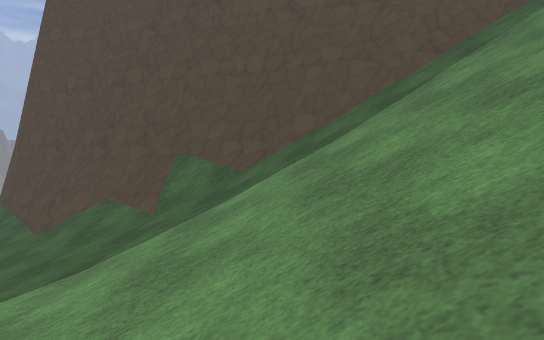
[1] (above)

19 first-person views from a walk through a level from a Godot 3-D game. The camera is 1.2 m above the floor, looks level and sees 75° across. The floor is counted in squares, 2 m on a side. Each view is taken from the middle of a square. On the plan, view 1 faces up. The plan holds only what a view shows up to about 10 squares ahead; the rest is blank. The place goes on beyond the plan. Surface patterns are stand-ins for the level's own textures.

[2]
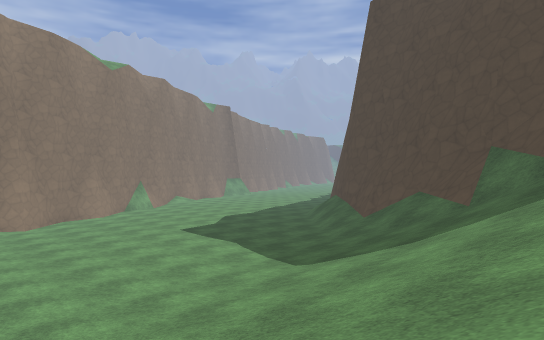

[3]
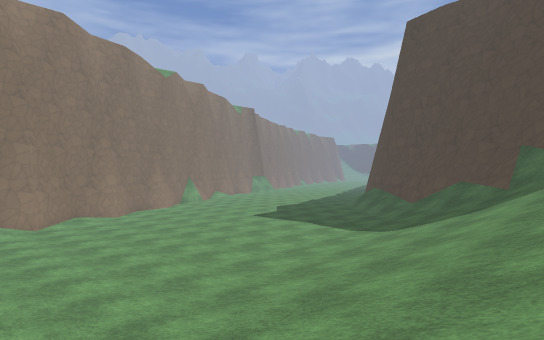

[4]
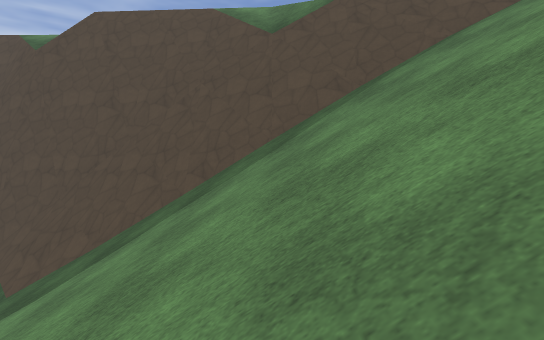

[5]
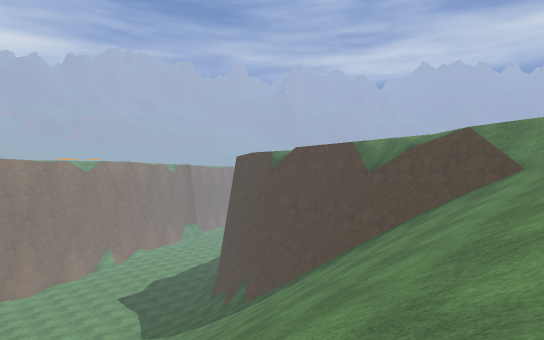

[6]
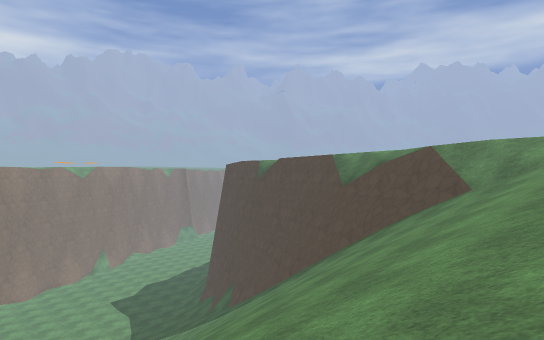

[7]
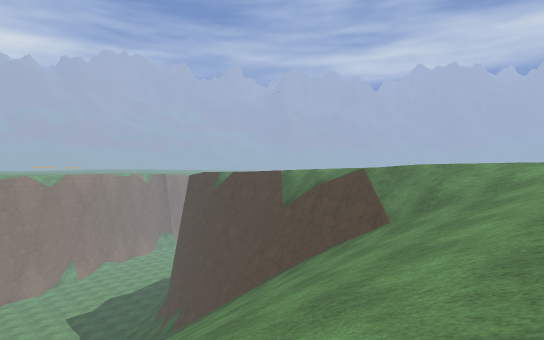

[8]
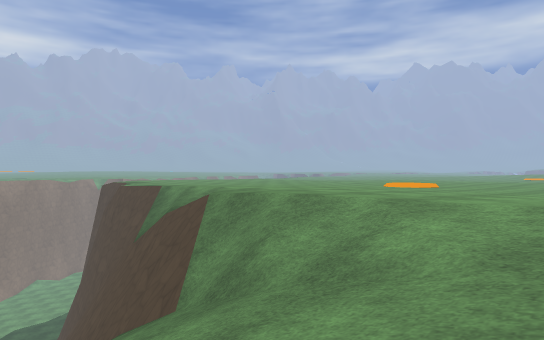

[9]
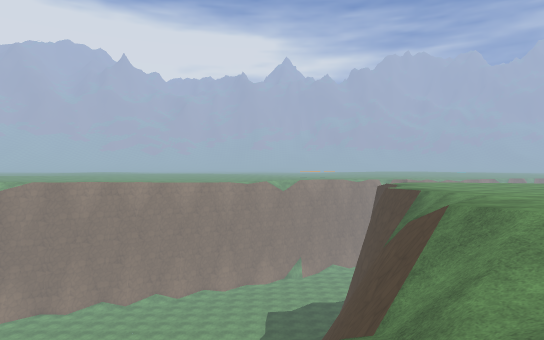

[10]
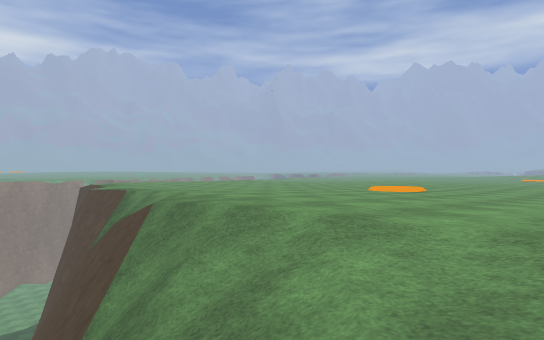

[11]
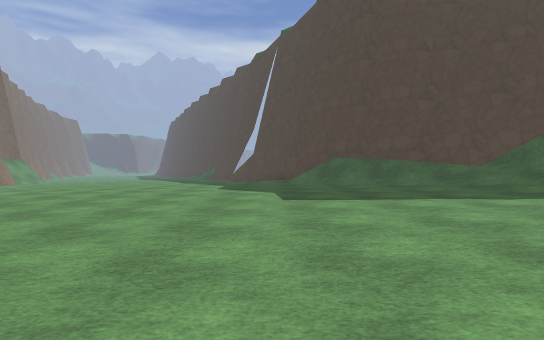

[12]
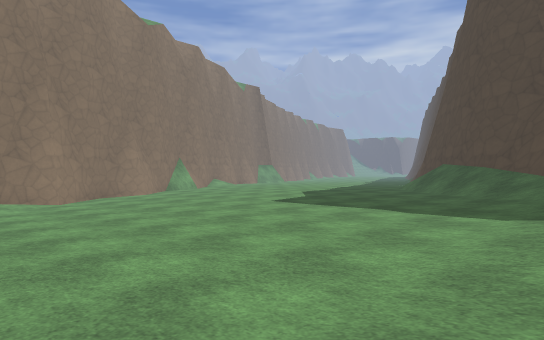

[13]
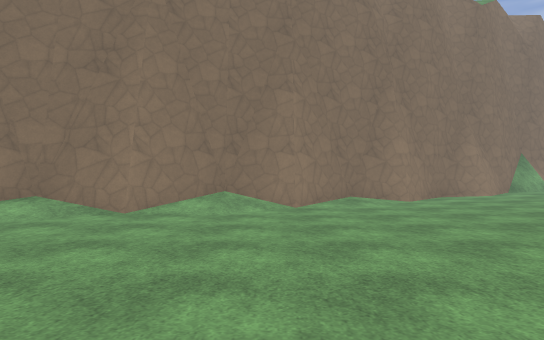

[14]
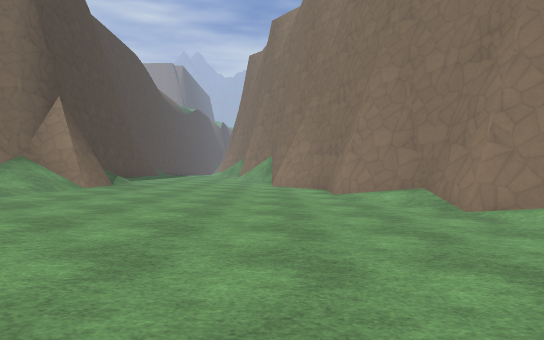

[15]
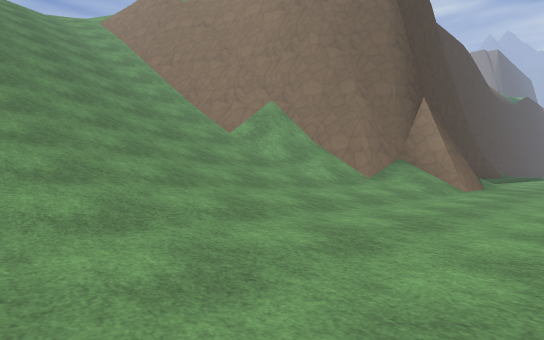

[16]
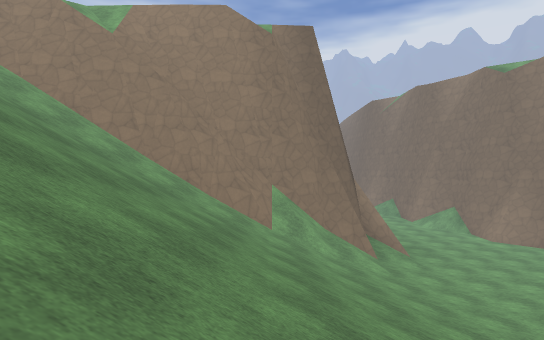

[17]
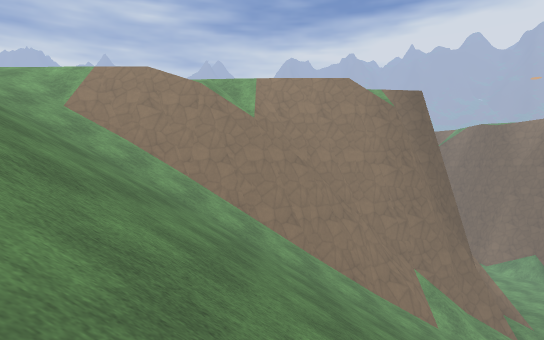

[18]
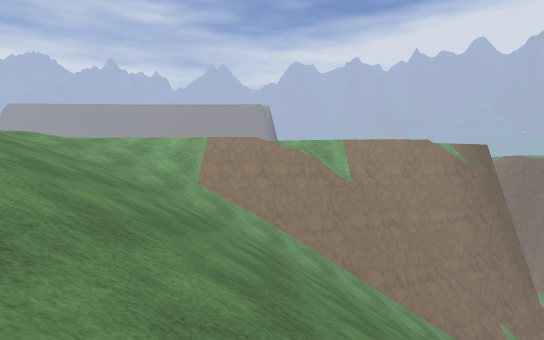

[19]
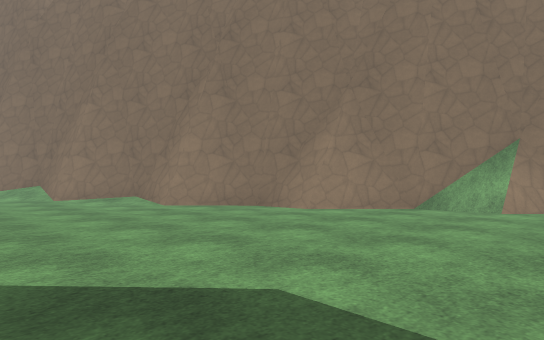

### Floor plan
Key: @ floor where view 1 was taken; # wall or solid block; . main floor; : floor 0.25 m higher than the main floor; - floor 0.5 m lower than the main floor; + floor 0.75 m higher than the main floor; * floor 1.25 m higher than the main floor; % floor 16.25 m higher than the main floor; & floor 16.75 m higher than the main floor; / step, stairs or slope; = window, fence, low wall or low ledge; v drop or lower ground.
Columns run from 19 left of view 1 to 12 right of it. Each row starts with its distance up from view 1.
 16                             %%
 15                            %%%%
 14                           %%%%%
 13                          %%%%%%
 12                      %% %%%%%%%
 11                      %%%%%%%%%%
 10             #vvvv/   %%%%%%%%%%
  9   ......::://## vvvvvv//%%&&&&&
  8 ##......:::://####vvvvv///%&&&&&
  7 ##.......::::///==#########///&&
  6  ##.......:::://///########////%
  5   ##.......:::://///////////////
  4    #--......:::+///////////////%
  3    #---......:::////////////////
  2    ##---......::////////////////
  1     ##---.....::////////////////
  0      #----....::+//@////////////
 -1      ##---....:::///////////////
 -2       #---....:::*//////////////
 -3       #/-.....:::+//////////////
 -4       ##......:::+//////////////
 -5        ##.....:::///=########=//
 -6         #:...:::/#####  vvvvv//%
 -7         ##...:::/###
 -8          #...:::## v
 -9          #..::::#

Where each view was taken, in squares from view 1:
view 1: 0 up, 0 right, facing up
view 2: 1 down, 0 right, facing up-left
view 3: 4 down, 0 right, facing up-left
view 4: 0 up, 4 right, facing up
view 5: 3 down, 10 right, facing up-left
view 6: 3 down, 11 right, facing up-left
view 7: 1 down, 12 right, facing up-left
view 8: 4 up, 12 right, facing up-left
view 9: 5 up, 12 right, facing left
view 10: 5 up, 12 right, facing up-left
view 11: 1 down, 10 left, facing up
view 12: 1 down, 4 left, facing up-left
view 13: 2 down, 5 left, facing left
view 14: 1 up, 8 left, facing down
view 15: 1 up, 6 left, facing down-right
view 16: 4 up, 1 right, facing down
view 17: 4 up, 5 right, facing down
view 18: 5 up, 8 right, facing down
view 19: 9 up, 10 left, facing down-left
